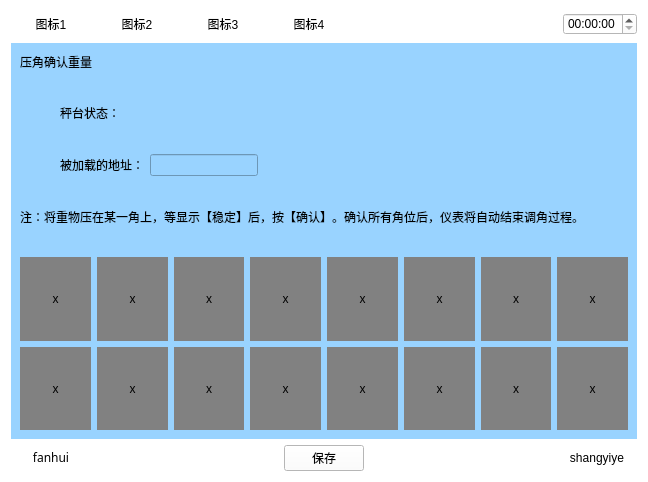
<?xml version="1.0" encoding="UTF-8"?>
<ui version="4.0">
 <class>Yajiaoqueren</class>
 <widget class="QWidget" name="Yajiaoqueren">
  <property name="geometry">
   <rect>
    <x>0</x>
    <y>0</y>
    <width>648</width>
    <height>482</height>
   </rect>
  </property>
  <property name="windowTitle">
   <string>Form</string>
  </property>
  <property name="styleSheet">
   <string notr="true">background-color: rgb(255, 255, 255);</string>
  </property>
  <layout class="QVBoxLayout" name="verticalLayout_4" stretch="1,5,1">
   <item>
    <layout class="QHBoxLayout" name="horizontalLayout_5">
     <item>
      <widget class="QPushButton" name="pushButton">
       <property name="text">
        <string>图标1</string>
       </property>
       <property name="flat">
        <bool>true</bool>
       </property>
      </widget>
     </item>
     <item>
      <widget class="QPushButton" name="pushButton_2">
       <property name="text">
        <string>图标2</string>
       </property>
       <property name="flat">
        <bool>true</bool>
       </property>
      </widget>
     </item>
     <item>
      <widget class="QPushButton" name="pushButton_3">
       <property name="text">
        <string>图标3</string>
       </property>
       <property name="flat">
        <bool>true</bool>
       </property>
      </widget>
     </item>
     <item>
      <widget class="QPushButton" name="pushButton_4">
       <property name="text">
        <string>图标4</string>
       </property>
       <property name="flat">
        <bool>true</bool>
       </property>
      </widget>
     </item>
     <item>
      <spacer name="horizontalSpacer_4">
       <property name="orientation">
        <enum>Qt::Horizontal</enum>
       </property>
       <property name="sizeHint" stdset="0">
        <size>
         <width>40</width>
         <height>20</height>
        </size>
       </property>
      </spacer>
     </item>
     <item>
      <widget class="QTimeEdit" name="timeEdit_2"/>
     </item>
    </layout>
   </item>
   <item>
    <widget class="QWidget" name="widget" native="true">
     <property name="sizePolicy">
      <sizepolicy hsizetype="Preferred" vsizetype="Preferred">
       <horstretch>0</horstretch>
       <verstretch>0</verstretch>
      </sizepolicy>
     </property>
     <property name="contextMenuPolicy">
      <enum>Qt::DefaultContextMenu</enum>
     </property>
     <property name="styleSheet">
      <string notr="true">background-color: rgb(153, 211, 255);</string>
     </property>
     <layout class="QVBoxLayout" name="verticalLayout_2">
      <item>
       <layout class="QHBoxLayout" name="horizontalLayout">
        <item>
         <widget class="QLabel" name="label">
          <property name="text">
           <string>压角确认重量</string>
          </property>
         </widget>
        </item>
        <item>
         <spacer name="horizontalSpacer">
          <property name="orientation">
           <enum>Qt::Horizontal</enum>
          </property>
          <property name="sizeHint" stdset="0">
           <size>
            <width>40</width>
            <height>20</height>
           </size>
          </property>
         </spacer>
        </item>
        <item>
         <layout class="QVBoxLayout" name="verticalLayout"/>
        </item>
       </layout>
      </item>
      <item>
       <layout class="QVBoxLayout" name="verticalLayout_3">
        <item>
         <layout class="QHBoxLayout" name="horizontalLayout_3">
          <item>
           <spacer name="horizontalSpacer_8">
            <property name="orientation">
             <enum>Qt::Horizontal</enum>
            </property>
            <property name="sizeType">
             <enum>QSizePolicy::Preferred</enum>
            </property>
            <property name="sizeHint" stdset="0">
             <size>
              <width>40</width>
              <height>20</height>
             </size>
            </property>
           </spacer>
          </item>
          <item>
           <widget class="QLabel" name="label_2">
            <property name="text">
             <string>秤台状态：</string>
            </property>
           </widget>
          </item>
          <item>
           <spacer name="horizontalSpacer_6">
            <property name="orientation">
             <enum>Qt::Horizontal</enum>
            </property>
            <property name="sizeHint" stdset="0">
             <size>
              <width>40</width>
              <height>20</height>
             </size>
            </property>
           </spacer>
          </item>
         </layout>
        </item>
        <item>
         <layout class="QHBoxLayout" name="horizontalLayout_4">
          <item>
           <spacer name="horizontalSpacer_9">
            <property name="orientation">
             <enum>Qt::Horizontal</enum>
            </property>
            <property name="sizeType">
             <enum>QSizePolicy::Preferred</enum>
            </property>
            <property name="sizeHint" stdset="0">
             <size>
              <width>40</width>
              <height>20</height>
             </size>
            </property>
           </spacer>
          </item>
          <item>
           <widget class="QLabel" name="label_3">
            <property name="text">
             <string>被加载的地址：</string>
            </property>
           </widget>
          </item>
          <item>
           <widget class="QLineEdit" name="lineEdit_2">
            <property name="sizePolicy">
             <sizepolicy hsizetype="Preferred" vsizetype="Fixed">
              <horstretch>0</horstretch>
              <verstretch>0</verstretch>
             </sizepolicy>
            </property>
           </widget>
          </item>
          <item>
           <spacer name="horizontalSpacer_7">
            <property name="orientation">
             <enum>Qt::Horizontal</enum>
            </property>
            <property name="sizeHint" stdset="0">
             <size>
              <width>40</width>
              <height>20</height>
             </size>
            </property>
           </spacer>
          </item>
         </layout>
        </item>
        <item>
         <layout class="QHBoxLayout" name="horizontalLayout_6" stretch="0">
          <item>
           <widget class="QLabel" name="label_5">
            <property name="frameShape">
             <enum>QFrame::NoFrame</enum>
            </property>
            <property name="lineWidth">
             <number>2</number>
            </property>
            <property name="text">
             <string>注：将重物压在某一角上，等显示【稳定】后，按【确认】。确认所有角位后，仪表将自动结束调角过程。</string>
            </property>
            <property name="wordWrap">
             <bool>true</bool>
            </property>
           </widget>
          </item>
         </layout>
        </item>
       </layout>
      </item>
      <item>
       <layout class="QGridLayout" name="gridLayout">
        <item row="0" column="0">
         <widget class="QLabel" name="label_4">
          <property name="styleSheet">
           <string notr="true">background-color: rgb(129, 129, 129);</string>
          </property>
          <property name="text">
           <string>x</string>
          </property>
          <property name="alignment">
           <set>Qt::AlignCenter</set>
          </property>
         </widget>
        </item>
        <item row="0" column="1">
         <widget class="QLabel" name="label_10">
          <property name="styleSheet">
           <string notr="true">background-color: rgb(129, 129, 129);</string>
          </property>
          <property name="text">
           <string>x</string>
          </property>
          <property name="alignment">
           <set>Qt::AlignCenter</set>
          </property>
         </widget>
        </item>
        <item row="0" column="2">
         <widget class="QLabel" name="label_11">
          <property name="styleSheet">
           <string notr="true">background-color: rgb(129, 129, 129);</string>
          </property>
          <property name="text">
           <string>x</string>
          </property>
          <property name="alignment">
           <set>Qt::AlignCenter</set>
          </property>
         </widget>
        </item>
        <item row="0" column="3">
         <widget class="QLabel" name="label_12">
          <property name="styleSheet">
           <string notr="true">background-color: rgb(129, 129, 129);</string>
          </property>
          <property name="text">
           <string>x</string>
          </property>
          <property name="alignment">
           <set>Qt::AlignCenter</set>
          </property>
         </widget>
        </item>
        <item row="0" column="4">
         <widget class="QLabel" name="label_13">
          <property name="styleSheet">
           <string notr="true">background-color: rgb(129, 129, 129);</string>
          </property>
          <property name="text">
           <string>x</string>
          </property>
          <property name="alignment">
           <set>Qt::AlignCenter</set>
          </property>
         </widget>
        </item>
        <item row="0" column="5">
         <widget class="QLabel" name="label_14">
          <property name="styleSheet">
           <string notr="true">background-color: rgb(129, 129, 129);</string>
          </property>
          <property name="text">
           <string>x</string>
          </property>
          <property name="alignment">
           <set>Qt::AlignCenter</set>
          </property>
         </widget>
        </item>
        <item row="0" column="6">
         <widget class="QLabel" name="label_15">
          <property name="styleSheet">
           <string notr="true">background-color: rgb(129, 129, 129);</string>
          </property>
          <property name="text">
           <string>x</string>
          </property>
          <property name="alignment">
           <set>Qt::AlignCenter</set>
          </property>
         </widget>
        </item>
        <item row="0" column="7">
         <widget class="QLabel" name="label_16">
          <property name="styleSheet">
           <string notr="true">background-color: rgb(129, 129, 129);</string>
          </property>
          <property name="text">
           <string>x</string>
          </property>
          <property name="alignment">
           <set>Qt::AlignCenter</set>
          </property>
         </widget>
        </item>
        <item row="1" column="0">
         <widget class="QLabel" name="label_17">
          <property name="styleSheet">
           <string notr="true">background-color: rgb(129, 129, 129);</string>
          </property>
          <property name="text">
           <string>x</string>
          </property>
          <property name="alignment">
           <set>Qt::AlignCenter</set>
          </property>
         </widget>
        </item>
        <item row="1" column="1">
         <widget class="QLabel" name="label_19">
          <property name="styleSheet">
           <string notr="true">background-color: rgb(129, 129, 129);</string>
          </property>
          <property name="text">
           <string>x</string>
          </property>
          <property name="alignment">
           <set>Qt::AlignCenter</set>
          </property>
         </widget>
        </item>
        <item row="1" column="2">
         <widget class="QLabel" name="label_24">
          <property name="styleSheet">
           <string notr="true">background-color: rgb(129, 129, 129);</string>
          </property>
          <property name="text">
           <string>x</string>
          </property>
          <property name="alignment">
           <set>Qt::AlignCenter</set>
          </property>
         </widget>
        </item>
        <item row="1" column="3">
         <widget class="QLabel" name="label_20">
          <property name="styleSheet">
           <string notr="true">background-color: rgb(129, 129, 129);</string>
          </property>
          <property name="text">
           <string>x</string>
          </property>
          <property name="alignment">
           <set>Qt::AlignCenter</set>
          </property>
         </widget>
        </item>
        <item row="1" column="4">
         <widget class="QLabel" name="label_23">
          <property name="styleSheet">
           <string notr="true">background-color: rgb(129, 129, 129);</string>
          </property>
          <property name="text">
           <string>x</string>
          </property>
          <property name="alignment">
           <set>Qt::AlignCenter</set>
          </property>
         </widget>
        </item>
        <item row="1" column="5">
         <widget class="QLabel" name="label_21">
          <property name="styleSheet">
           <string notr="true">background-color: rgb(129, 129, 129);</string>
          </property>
          <property name="text">
           <string>x</string>
          </property>
          <property name="alignment">
           <set>Qt::AlignCenter</set>
          </property>
         </widget>
        </item>
        <item row="1" column="6">
         <widget class="QLabel" name="label_22">
          <property name="styleSheet">
           <string notr="true">background-color: rgb(129, 129, 129);</string>
          </property>
          <property name="text">
           <string>x</string>
          </property>
          <property name="alignment">
           <set>Qt::AlignCenter</set>
          </property>
         </widget>
        </item>
        <item row="1" column="7">
         <widget class="QLabel" name="label_18">
          <property name="styleSheet">
           <string notr="true">background-color: rgb(129, 129, 129);</string>
          </property>
          <property name="text">
           <string>x</string>
          </property>
          <property name="alignment">
           <set>Qt::AlignCenter</set>
          </property>
         </widget>
        </item>
       </layout>
      </item>
     </layout>
    </widget>
   </item>
   <item>
    <layout class="QHBoxLayout" name="horizontalLayout_2">
     <item>
      <widget class="QPushButton" name="returnIndex">
       <property name="font">
        <font>
         <family>AR PL UMing TW MBE</family>
        </font>
       </property>
       <property name="text">
        <string>fanhui</string>
       </property>
       <property name="flat">
        <bool>true</bool>
       </property>
      </widget>
     </item>
     <item>
      <spacer name="horizontalSpacer_2">
       <property name="orientation">
        <enum>Qt::Horizontal</enum>
       </property>
       <property name="sizeHint" stdset="0">
        <size>
         <width>40</width>
         <height>20</height>
        </size>
       </property>
      </spacer>
     </item>
     <item>
      <widget class="QPushButton" name="save">
       <property name="text">
        <string>保存</string>
       </property>
      </widget>
     </item>
     <item>
      <spacer name="horizontalSpacer_3">
       <property name="orientation">
        <enum>Qt::Horizontal</enum>
       </property>
       <property name="sizeHint" stdset="0">
        <size>
         <width>40</width>
         <height>20</height>
        </size>
       </property>
      </spacer>
     </item>
     <item>
      <widget class="QPushButton" name="returnPage">
       <property name="text">
        <string>shangyiye</string>
       </property>
       <property name="flat">
        <bool>true</bool>
       </property>
      </widget>
     </item>
    </layout>
   </item>
  </layout>
 </widget>
 <resources/>
 <connections/>
</ui>
